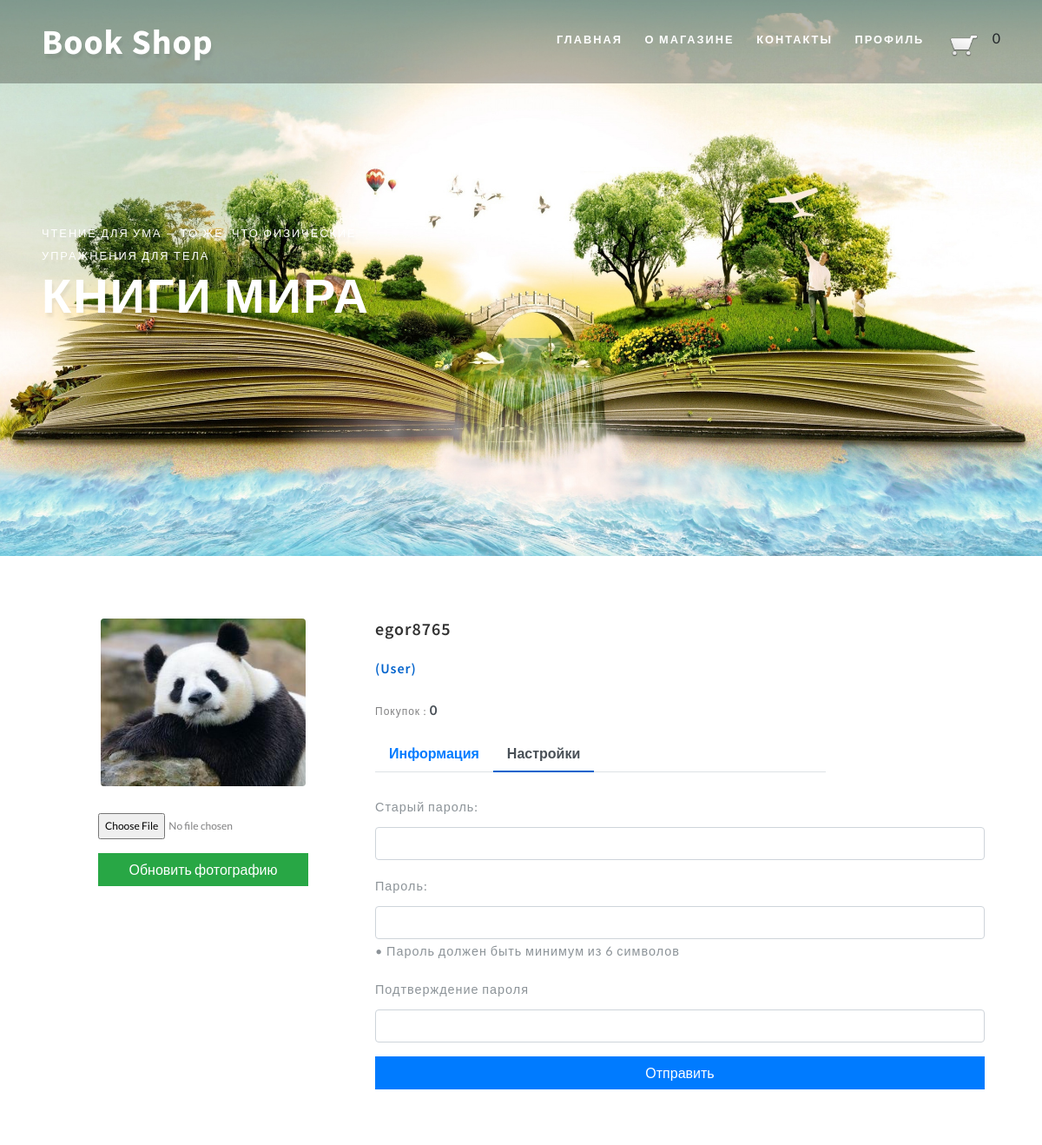
Screenshot of /profile/edit (signed in) with the database file from the repository.
### tables this page shows
CREATE TABLE `user` (
  `id` int(11) NOT NULL,
  `name` varchar(255) NOT NULL,
  `email` varchar(255) NOT NULL,
  `password` varchar(255) NOT NULL,
  `role` varchar(12) NOT NULL,
  `image` varchar(255) NOT NULL
);

### config/routes.php (called while the page is built)
<?php
return [
	'admin/orders/view/([0-9]+)' => 'adminOrder/view/$1',
	'admin/orders' => 'adminOrder/index',
    'admin/products/create' => 'adminProduct/create',
    'admin/products/update/([0-9]+)' => 'adminProduct/update/$1',
    'admin/product/delete/([0-9]+)' => 'adminProduct/delete/$1',
    'admin/products' => 'adminProduct/index',
    'admin/comments' => 'adminComment/index',
	'admin/users/view/([a-z]+)' => 'adminUser/view/$1',
    'admin/users' => 'adminUser/index',
	'admin' => 'admin/index',
	'product/([0-9]+)' => 'product/view/$1',
	'page-([0-9]+)' => 'site/index/$1',
	'register' => 'user/register',
	'login' => 'user/login',
	'profile/edit' => 'profile/edit',
	'profile' => 'profile/index',
	'cart/add/([0-9]+)' => 'cart/add/$1',
	'cart/decrease/([0-9]+)' => 'cart/decrease/$1',
	'cart/delete/([0-9]+)' => 'cart/delete/$1',
	'cart/clear' => 'cart/clear',
	'cart' => 'cart/index',
	'payment' => 'cart/payment',
	'exit' => 'user/exit',
	'' => 'site/index',
	];

### controllers/ProfileController.php (called while the page is built, shortened)
<?php
class ProfileController {
	public function actionEdit() {
		$name = $_SESSION['user'];;
		$data = User::getUserData($name);
		$image_name = $data['image'];
		require_once(ROOT . '/views/profile/edit.php');
		return true;
	}
}

### index.php (called while the page is built, shortened)
<?php
require_once(ROOT.'/captcha/vendor/autoload.php');
require_once(ROOT.'/components/Autoload.php');
$router = new Router();
$router->run();

### components/Autoload.php (called while the page is built, shortened)
<?php
spl_autoload_register(function ($class_name) {
    $array_paths = array(
        '/models/',
        '/components/',
    );
    foreach ($array_paths as $path){
        $path = ROOT. $path . $class_name . '.php';
    }
});
?>

### models/Cart.php (called while the page is built, shortened)
<?php
class Cart
{
    public static function countItems() {
        if (isset($_SESSION['products'])) {
            $count = 0;
            foreach ($_SESSION['products'] as $id => $quantity) {
                $count = $count + $quantity;
            }
            return $count;
        } else {
            return 0;
        }
    }
}

### models/User.php (called while the page is built, shortened)
<?php
class User {
    public static function getUserData($name) {
        $db = Db::getConnection();
        $sql = 'SELECT * FROM user WHERE name = :name';
        $result = $db->prepare($sql);
        $result->bindParam(':name', $name, PDO::PARAM_INT);
        $result->execute();
        $user = $result->fetch();
        if ($user) {
            $arr = ['id' => $user['id'], 'name' => $user['name'], 'email' => $user['email'], 'password' => $user['password'], 'role' => $user['role'], 'image' => $user['image']];
            return $arr;
        }
        return false;
    }
}

### views/profile/edit.php (the view, shortened to what this page needs)
<?php include ROOT.'/views/include/header.php'; ?>
<link rel="stylesheet" href="/template/css/profile.css" type="text/css" media="all">
<div class="container emp-profile">
            <form form enctype="multipart/form-data" method="post">
                <div class="row">
                    <div class="col-md-4">
                        <div class="profile-img">
                            <img src="/template/images/profile/<?php echo $image_name ?>" alt=""/>
                        </div>
                    </div>
                    <div class="col-md-6">
                        <div class="profile-head">
                                    <h5>
                                        <?php echo $data['name']; ?>
                                    </h5>
                                    <br>
                                    <h6>
                                        (User)
                                    </h6>
                                    <p class="proile-rating">Покупок : <span>0</span></p>
                            <ul class="nav nav-tabs" id="myTab" role="tablist">
                                <li class="nav-item">
                                    <a class="nav-link" id="home-tab" data-toggle="tab" href="/profile" role="tab" aria-controls="home" aria-selected="false">Информация</a>
                                </li>
                                <li class="nav-item">
                                    <a class="nav-link active" id="profile-tab" data-toggle="tab" href="#" role="tab" aria-controls="profile" aria-selected="true">Настройки</a>
                                </li>
                            </ul>
                        </div>
                    </div>
                    <div class="col-md-2">
                    </div>
                </div>
                <div class="row">
                    <div class="col-md-4">
                        <div class="profile-work">
                            <p><input type="file" name="image"/></p>
                            <button type="sumbit" class="btn btn-success btn-block follow" autofocus>Обновить фотографию</button>
                        </div>
                    </div>
                    <div class="col-md-8">
                    	<form action="#" method="post">
						<p><label for="id_password1">Старый пароль:</label>
						<input type="password" name="password0" class="form-control" autofocus>
						<p><label for="id_password1">Пароль:</label>
						<input type="password" name="password1" class="form-control">
						<span class="helptext">• Пароль должен быть минимум из 6 символов</span></p>
						<p><label for="id_password2">Подтверждение пароля</label>
						<input type="password" name="password2" class="form-control"></p>
						<button type="submit", name="submit", class ="btn btn-primary btn-block", value='Registration'>Отправить</button>
					</form>
                        </div>
                    </div>
                </div>

### components/Router.php (shortened to what this page needs)
<?php
class Router
{
	private $routes;
	public function __construct()
	{
		$routesPath = ROOT.'/config/routes.php';
		$this->routes = include($routesPath);
	}
	private function getURI()
	{
		if (!empty($_SERVER['REQUEST_URI'])) {
		return trim($_SERVER['REQUEST_URI'], '/');
		}
	}
	public function run()
	{
		$uri = $this->getURI();
		foreach ($this->routes as $uriPattern => $path) {
			if(preg_match("~$uriPattern~", $uri)) {
				$internalRoute = preg_replace("~$uriPattern~", $path, $uri);
				$segments = explode('/', $internalRoute);
				$controllerName = array_shift($segments).'Controller';
				$actionName = 'action'.ucfirst(array_shift($segments));
				$parameters = $segments;
				$controllerObject = new $controllerName;
				$result = call_user_func_array(array($controllerObject, $actionName), $parameters);
				if ($result != null) {
					break;
				}
			}
		}
	}
}

### views/include/header.php (shortened to what this page needs)
<!DOCTYPE html>
<html lang="ru">
<head>
    <link rel="stylesheet" href="/template/css/bootstrap.css">
    <link rel="stylesheet" href="/template/css/style.css" type="text/css" media="all">
    <link href="/template/css/font-awesome.css" rel="stylesheet">
</head>
<body>
    <div id="page" class="page">
        <div class="main-banner bg bg1" id="home" >
            <header class="header">
                <div class="container-fluid px-lg-5">
                    <nav class="py-4">
                        <div id="logo">
                            <h1> <a href="/" class="editContent">Book Shop</a></h1>
                        </div>
                        <ul class="menu mt-2">
                            <li><a href="/">Главная</a></li>
                            <li><a href="#">О магазине</a></li>
                            <li><a href="#">Контакты</a></li>
                            <?php if (!isset($_SESSION['user'])): ?>
                            <li><a href="/register">Регистрация</a></li>
                            <li><a href="/login">Вход</a></li>
                            <?php else: ?>
                            <li><a href="/profile">Профиль</a></li>
                            <?php endif; ?>
                            <li><a href="/cart"><img src="/template/images/full-cart-light.png" height="40" alt=""/></a></li>
                            <span id='cart-count'><?php echo Cart::countItems(); ?></span>
                        </ul>
                    </nav>
                </div>
            </header>
            <div class="banner-info">
                <p class="editContent" >Чтение для ума — то же, что физические упражнения для тела</p>
                <h3 class="mb-4 editContent">Книги мира</h3>
            </div>
        </div>
    </div>
</body>

### template/css/style.css (style rules this page uses)
html, body { margin: 0; font-size: 100%; background: #fff; font-family: 'Lato', sans-serif; scroll-behavior: smooth; }
body a { text-decoration: none; transition: 0.5s all; -webkit-transition: 0.5s all; -moz-transition: 0.5s all; -o-transition: 0.5s all; -ms-transition: 0.5s all; }
h1, h2, h3, h4, h5, h6 { margin: 0; letter-spacing: 1px; font-weight: 600; font-family: 'Source Sans Pro', sans-serif; }
p { font-size: 0.9em; color: #8c9398; line-height: 2em; letter-spacing: 1px; }
ul { margin: 0; padding: 0; }
body img { border-radius: 4px; -webkit-border-radius: 4px; -o-border-radius: 4px; -moz-border-radius: 4px; -ms-border-radius: 4px; }
header { position: absolute; z-index: 9; width: 100%; background-color: #00000045; }
nav { margin: 0; padding: 0; }
#logo a { float: left; display: initial; margin: 0; letter-spacing: 1px; color: #fff; font-size: 1em; font-weight: 700; text-shadow: 2px 5px 3px rgba(0, 0, 0, 0.06); font-family: 'Source Sans Pro', sans-serif; }
nav:after { content: ""; display: table; clear: both; }
nav ul { float: right; padding: 0; margin: 0; list-style: none; position: relative; }
nav ul li { display: inline-block; float: left; }
.menu li a { font-weight: 700; font-size: 0.8em; letter-spacing: 2px; padding-left: 0; padding-right: 0; padding: 10px 0; margin: 0px 1em; color: #fff; text-transform: uppercase; -webkit-transition: 0.5s all ease; -moz-transition: 0.5s all ease; -o-transition: 0.5s all ease; -ms-transition: 0.5s all ease; }
li > a:only-child:after { content: ''; }
.main-banner { background: url(../images/banner.jpg)no-repeat center; -webkit-background-size: cover; -moz-background-size: cover; -o-background-size: cover; -ms-background-size: cover; background-size: cover; position: relative; min-height: 50em; }
.banner-info { padding: 16em 0 0em 3em; width: 32%; }
.banner-info h3 { font-size: 3.5em; letter-spacing: 2px; color: #fff; text-transform: uppercase; text-shadow: 2px 5px 3px rgba(0, 0, 0, 0.06); }
.banner-info p { color: #fff; font-size: 0.8em; letter-spacing: 2px; font-weight: 400; text-transform: uppercase; margin: 0; text-shadow: 2px 5px 3px rgba(0, 0, 0, 0.06); }
@media (max-width:1366px) { .main-banner { min-height: 45em; } }
@media (max-width:1366px) { .banner-info { padding: 16em 0 0em 3em; width: 38%; } }
@media (max-width:1280px) { .main-banner { min-height: 40em; } }
.btn { border-radius: 0; }

### template/css/profile.css (style rules this page uses)
.emp-profile { padding: 3%; margin-top: 3%; margin-bottom: 3%; border-radius: 0.5rem; background: #fff; }
.profile-img { text-align: center; }
.profile-img img { width: 70%; height: 100%; }
.profile-head h5 { color: #333; }
.profile-head h6 { color: #0062cc; }
.proile-rating { font-size: 12px; color: #818182; margin-top: 5%; }
.proile-rating span { color: #495057; font-size: 15px; font-weight: 600; }
.profile-head .nav-tabs { margin-bottom:5%; }
.profile-head .nav-tabs .nav-link { font-weight:600; border: none; }
.profile-head .nav-tabs .nav-link.active { border: none; border-bottom:2px solid #0062cc; }
.profile-work { padding: 14%; margin-top: -15%; }
.profile-work p { font-size: 12px; color: #818182; font-weight: 600; margin-top: 10%; }

### rows the page displays
user: image (picture), name "egor8765"
